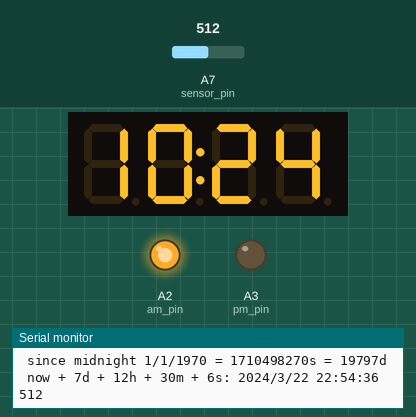
Bench run of a sketch on a simulated Arduino Nano, built with avr-gcc and run on an emulated ATmega328P. Parts: 4-digit seven-segment display, output pins drawn as LEDs (lit = HIGH), the last lines printed to the serial monitor. The test bench sets the inputs (shaded band); at power-on: A7 (sensor_pin) = 512. The local clock reads 2024-03-15 10:24:30 at power-on unless the sketch sets it.

Above: at 4.3 s.
4.4 s: A7 (sensor_pin) set to 560
9.0 s: A7 (sensor_pin) set to 540
13.6 s: A7 (sensor_pin) set to 140
At 32.8 s:
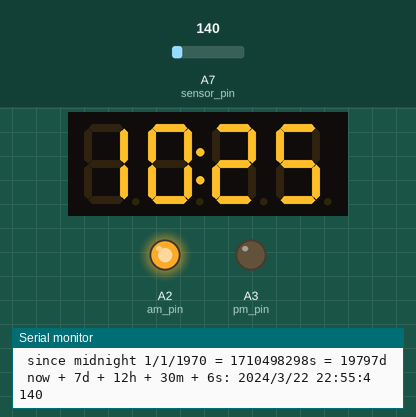
Timing chart, 0 to 33.8 s (numbered marks = the images above; inputs shaded):
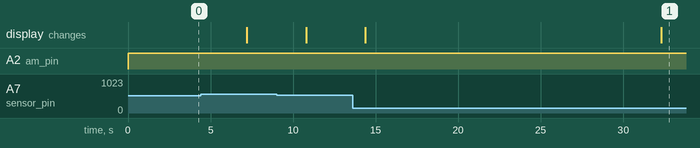

The sketch:

Arduino_Alarm_Clock.ino
```cpp
#include "arduino_secrets.h"

// Date and time functions using a PCF8523 RTC connected via I2C and Wire lib
#include "RTClib.h"
#include <Arduino.h>
#include <TM1637Display.h>
#include <Servo.h>
#include <SPI.h>
#include <Wire.h>
#include <Adafruit_GFX.h>
#include <Adafruit_SSD1306.h>

// Module connection pins (Digital Pins)
#define CLK 2
#define DIO 3
#define TEST_DELAY 2000

// Define AM and PM Pins
const int am_pin = A2;
const int pm_pin = A3;
const int sensor_pin = A7;

const uint8_t SEG_DONE[] = {
  SEG_B | SEG_C | SEG_D | SEG_E | SEG_G,           // d
  SEG_A | SEG_B | SEG_C | SEG_D | SEG_E | SEG_F,   // O
  SEG_C | SEG_E | SEG_G,                           // n
  SEG_A | SEG_D | SEG_E | SEG_F | SEG_G            // E
};

TM1637Display display(CLK, DIO);
RTC_PCF8523 rtc;

char daysOfTheWeek[7][12] = {"Sunday", "Monday", "Tuesday", "Wednesday", "Thursday", "Friday", "Saturday"};

void setup() {
  Serial.begin(9600);
  pinMode(am_pin, OUTPUT);
  pinMode(pm_pin, OUTPUT);
  pinMode(sensor_pin, INPUT);

#ifndef ESP8266
  while (!Serial);
#endif

  if (!rtc.begin()) {
    Serial.println("Couldn't find RTC");
    Serial.flush();
    while (1) delay(10);
  }

  if (!rtc.initialized() || rtc.lostPower()) {
    Serial.println("RTC is NOT initialized, let's set the time!");
    rtc.adjust(DateTime(F(__DATE__), F(__TIME__)));
  }

  rtc.start();

  float drift = 43; // seconds
  float period_sec = 7 * 86400;
  float deviation_ppm = (drift / period_sec * 1000000);
  float drift_unit = 4.069;
  int offset = round(deviation_ppm / drift_unit);
  Serial.print("Offset is "); Serial.println(offset);
}

void loop() {
  DateTime now = rtc.now();

  int sensor = analogRead(sensor_pin);
  Serial.println(sensor);

  // Adjust brightness dynamically based on ambient light (sensor value 150â  550)
  if (sensor < 150) {
    display.setBrightness(0x01);
  } else if (sensor >= 550) {
    display.setBrightness(0x0f);
  } else {
    int level = map(sensor, 150, 550, 1, 15);
    display.setBrightness(constrain(level, 1, 15));
  }

  int hour = now.hour();
  int minute = now.minute();

  if (hour == 0) {
    digitalWrite(am_pin, HIGH);
    digitalWrite(pm_pin, LOW);
    hour = 12;
  } else if (hour >= 1 && hour <= 11) {
    digitalWrite(am_pin, HIGH);
    digitalWrite(pm_pin, LOW);
  } else if (hour > 12 && hour <= 23) {
    digitalWrite(pm_pin, HIGH);
    digitalWrite(am_pin, LOW);
    hour -= 12;
  }

  int time = hour * 100 + minute;
  display.showNumberDecEx(time, 0b01000000, false, 4, 0);
  delay(TEST_DELAY);

  Serial.print(now.year(), DEC); Serial.print('/');
  Serial.print(now.month(), DEC); Serial.print('/');
  Serial.print(now.day(), DEC); Serial.print(" (");
  Serial.print(daysOfTheWeek[now.dayOfTheWeek()]); Serial.print(") ");
  Serial.print(now.hour(), DEC); Serial.print(':');
  Serial.print(now.minute(), DEC); Serial.print(':');
  Serial.print(now.second(), DEC); Serial.println();

  Serial.print(" since midnight 1/1/1970 = "); Serial.print(now.unixtime());
  Serial.print("s = "); Serial.print(now.unixtime() / 86400L); Serial.println("d");

  DateTime future(now + TimeSpan(7, 12, 30, 6));
  Serial.print(" now + 7d + 12h + 30m + 6s: ");
  Serial.print(future.year(), DEC); Serial.print('/');
  Serial.print(future.month(), DEC); Serial.print('/');
  Serial.print(future.day(), DEC); Serial.print(' ');
  Serial.print(future.hour(), DEC); Serial.print(':');
  Serial.print(future.minute(), DEC); Serial.print(':');
  Serial.print(future.second(), DEC); Serial.println();

  delay(1500);
}

void setRTC(uint8_t hours, uint8_t minutes, uint8_t seconds) {
  DateTime now = rtc.now();
  DateTime newTime(now.year(), now.month(), now.day(), hours, minutes, seconds);
  rtc.adjust(newTime);
}
```

arduino_secrets.h
```cpp

```
